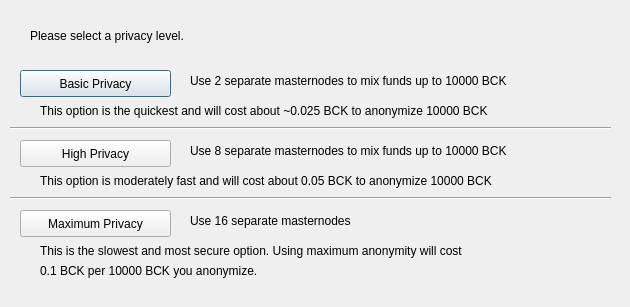
<?xml version="1.0" encoding="UTF-8"?>
<ui version="4.0">
 <class>PrivateSendConfig</class>
 <widget class="QDialog" name="PrivateSendConfig">
  <property name="geometry">
   <rect>
    <x>0</x>
    <y>0</y>
    <width>630</width>
    <height>307</height>
   </rect>
  </property>
  <property name="windowTitle">
   <string>Configure PrivateSend</string>
  </property>
  <widget class="QPushButton" name="buttonBasic">
   <property name="geometry">
    <rect>
     <x>20</x>
     <y>70</y>
     <width>151</width>
     <height>27</height>
    </rect>
   </property>
   <property name="text">
    <string>Basic Privacy</string>
   </property>
  </widget>
  <widget class="QPushButton" name="buttonHigh">
   <property name="geometry">
    <rect>
     <x>20</x>
     <y>140</y>
     <width>151</width>
     <height>27</height>
    </rect>
   </property>
   <property name="text">
    <string>High Privacy</string>
   </property>
  </widget>
  <widget class="QPushButton" name="buttonMax">
   <property name="geometry">
    <rect>
     <x>20</x>
     <y>210</y>
     <width>151</width>
     <height>27</height>
    </rect>
   </property>
   <property name="text">
    <string>Maximum Privacy</string>
   </property>
  </widget>
  <widget class="QLabel" name="label">
   <property name="geometry">
    <rect>
     <x>30</x>
     <y>20</y>
     <width>571</width>
     <height>31</height>
    </rect>
   </property>
   <property name="text">
    <string>Please select a privacy level.</string>
   </property>
  </widget>
  <widget class="QLabel" name="label_2">
   <property name="geometry">
    <rect>
     <x>190</x>
     <y>70</y>
     <width>421</width>
     <height>21</height>
    </rect>
   </property>
   <property name="text">
    <string>Use 2 separate masternodes to mix funds up to 10000 BCK</string>
   </property>
  </widget>
  <widget class="QLabel" name="label_3">
   <property name="geometry">
    <rect>
     <x>190</x>
     <y>140</y>
     <width>411</width>
     <height>21</height>
    </rect>
   </property>
   <property name="text">
    <string>Use 8 separate masternodes to mix funds up to 10000 BCK</string>
   </property>
  </widget>
  <widget class="QLabel" name="label_4">
   <property name="geometry">
    <rect>
     <x>190</x>
     <y>210</y>
     <width>421</width>
     <height>21</height>
    </rect>
   </property>
   <property name="text">
    <string>Use 16 separate masternodes</string>
   </property>
  </widget>
  <widget class="QLabel" name="label_6">
   <property name="geometry">
    <rect>
     <x>40</x>
     <y>100</y>
     <width>561</width>
     <height>21</height>
    </rect>
   </property>
   <property name="text">
    <string>This option is the quickest and will cost about ~0.025 BCK to anonymize 10000 BCK</string>
   </property>
  </widget>
  <widget class="QLabel" name="label_7">
   <property name="geometry">
    <rect>
     <x>40</x>
     <y>170</y>
     <width>561</width>
     <height>21</height>
    </rect>
   </property>
   <property name="text">
    <string>This option is moderately fast and will cost about 0.05 BCK to anonymize 10000 BCK</string>
   </property>
  </widget>
  <widget class="QLabel" name="label_8">
   <property name="geometry">
    <rect>
     <x>40</x>
     <y>240</y>
     <width>561</width>
     <height>21</height>
    </rect>
   </property>
   <property name="text">
    <string>This is the slowest and most secure option. Using maximum anonymity will cost</string>
   </property>
  </widget>
  <widget class="QLabel" name="label_9">
   <property name="geometry">
    <rect>
     <x>40</x>
     <y>260</y>
     <width>561</width>
     <height>21</height>
    </rect>
   </property>
   <property name="text">
    <string>0.1 BCK per 10000 BCK you anonymize.</string>
   </property>
  </widget>
  <widget class="Line" name="line">
   <property name="geometry">
    <rect>
     <x>10</x>
     <y>120</y>
     <width>601</width>
     <height>16</height>
    </rect>
   </property>
   <property name="orientation">
    <enum>Qt::Horizontal</enum>
   </property>
  </widget>
  <widget class="Line" name="line_2">
   <property name="geometry">
    <rect>
     <x>10</x>
     <y>190</y>
     <width>601</width>
     <height>16</height>
    </rect>
   </property>
   <property name="orientation">
    <enum>Qt::Horizontal</enum>
   </property>
  </widget>
 </widget>
 <resources/>
 <connections/>
</ui>
